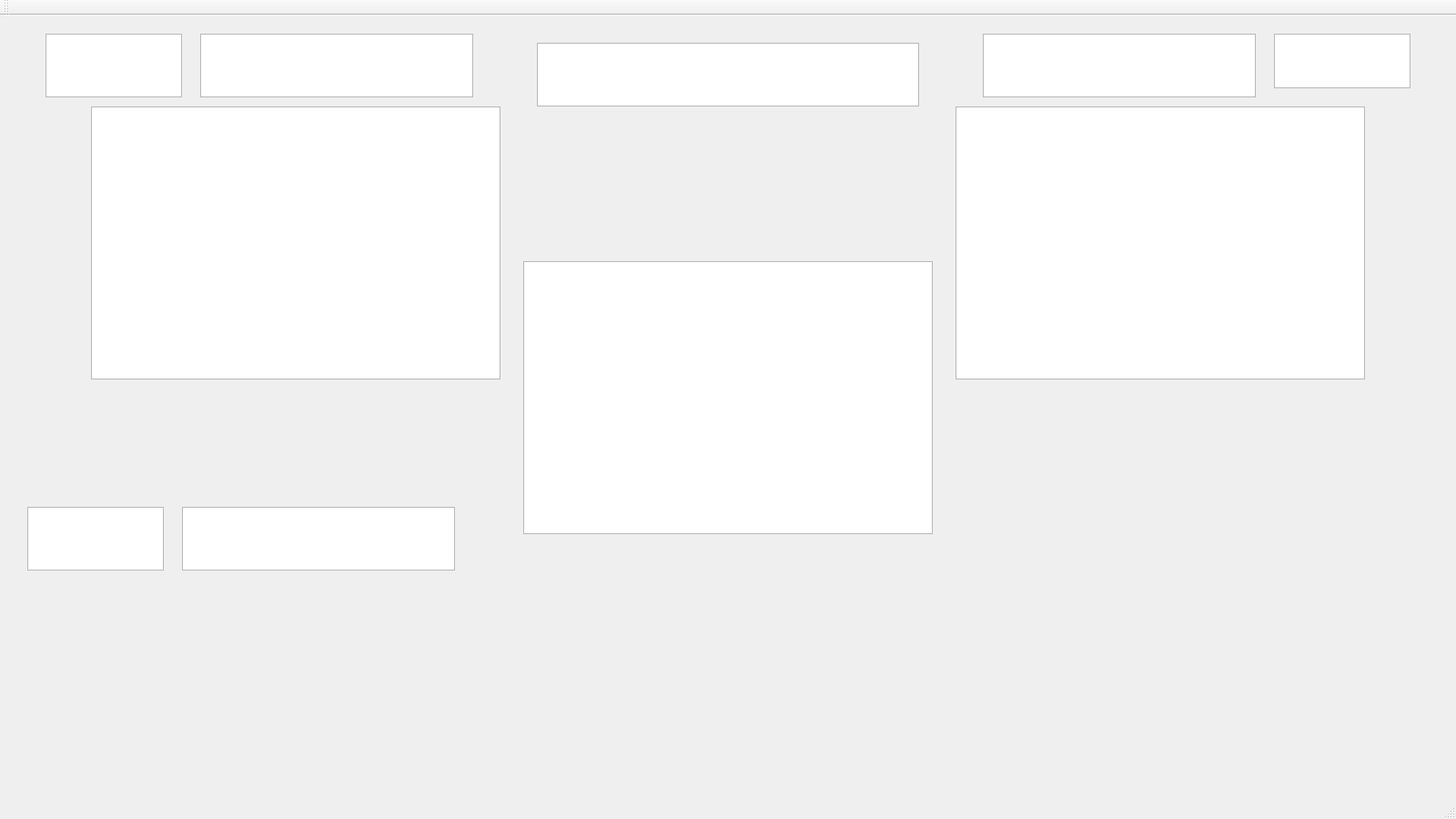
<?xml version="1.0" encoding="UTF-8"?>
<ui version="4.0">
 <class>MainWindow</class>
 <widget class="QMainWindow" name="MainWindow">
  <property name="geometry">
   <rect>
    <x>0</x>
    <y>0</y>
    <width>1600</width>
    <height>900</height>
   </rect>
  </property>
  <property name="windowTitle">
   <string>MainWindow</string>
  </property>
  <widget class="QWidget" name="centralWidget">
   <widget class="QPushButton" name="shoupai1">
    <property name="enabled">
     <bool>true</bool>
    </property>
    <property name="geometry">
     <rect>
      <x>280</x>
      <y>680</y>
      <width>75</width>
      <height>120</height>
     </rect>
    </property>
    <property name="text">
     <string/>
    </property>
    <property name="flat">
     <bool>true</bool>
    </property>
   </widget>
   <widget class="QPushButton" name="shoupai2">
    <property name="geometry">
     <rect>
      <x>355</x>
      <y>680</y>
      <width>75</width>
      <height>120</height>
     </rect>
    </property>
    <property name="text">
     <string/>
    </property>
    <property name="flat">
     <bool>true</bool>
    </property>
   </widget>
   <widget class="QPushButton" name="shoupai3">
    <property name="geometry">
     <rect>
      <x>430</x>
      <y>680</y>
      <width>75</width>
      <height>120</height>
     </rect>
    </property>
    <property name="text">
     <string/>
    </property>
    <property name="flat">
     <bool>true</bool>
    </property>
   </widget>
   <widget class="QPushButton" name="shoupai4">
    <property name="geometry">
     <rect>
      <x>505</x>
      <y>680</y>
      <width>75</width>
      <height>120</height>
     </rect>
    </property>
    <property name="text">
     <string/>
    </property>
    <property name="flat">
     <bool>true</bool>
    </property>
   </widget>
   <widget class="QPushButton" name="shoupai5">
    <property name="geometry">
     <rect>
      <x>580</x>
      <y>680</y>
      <width>75</width>
      <height>120</height>
     </rect>
    </property>
    <property name="text">
     <string/>
    </property>
    <property name="flat">
     <bool>true</bool>
    </property>
   </widget>
   <widget class="QPushButton" name="shoupai6">
    <property name="geometry">
     <rect>
      <x>655</x>
      <y>680</y>
      <width>75</width>
      <height>120</height>
     </rect>
    </property>
    <property name="text">
     <string/>
    </property>
    <property name="flat">
     <bool>true</bool>
    </property>
   </widget>
   <widget class="QPushButton" name="shoupai7">
    <property name="geometry">
     <rect>
      <x>730</x>
      <y>680</y>
      <width>75</width>
      <height>120</height>
     </rect>
    </property>
    <property name="text">
     <string/>
    </property>
    <property name="flat">
     <bool>true</bool>
    </property>
   </widget>
   <widget class="QPushButton" name="shoupai8">
    <property name="geometry">
     <rect>
      <x>805</x>
      <y>680</y>
      <width>75</width>
      <height>120</height>
     </rect>
    </property>
    <property name="text">
     <string/>
    </property>
    <property name="flat">
     <bool>true</bool>
    </property>
   </widget>
   <widget class="QPushButton" name="shoupai9">
    <property name="geometry">
     <rect>
      <x>880</x>
      <y>680</y>
      <width>75</width>
      <height>120</height>
     </rect>
    </property>
    <property name="text">
     <string/>
    </property>
    <property name="flat">
     <bool>true</bool>
    </property>
   </widget>
   <widget class="QPushButton" name="shoupai10">
    <property name="geometry">
     <rect>
      <x>955</x>
      <y>680</y>
      <width>75</width>
      <height>120</height>
     </rect>
    </property>
    <property name="text">
     <string/>
    </property>
    <property name="flat">
     <bool>true</bool>
    </property>
   </widget>
   <widget class="QPushButton" name="shoupai11">
    <property name="geometry">
     <rect>
      <x>1030</x>
      <y>680</y>
      <width>75</width>
      <height>120</height>
     </rect>
    </property>
    <property name="text">
     <string/>
    </property>
    <property name="flat">
     <bool>true</bool>
    </property>
   </widget>
   <widget class="QPushButton" name="shoupai12">
    <property name="geometry">
     <rect>
      <x>1105</x>
      <y>680</y>
      <width>75</width>
      <height>120</height>
     </rect>
    </property>
    <property name="text">
     <string/>
    </property>
    <property name="flat">
     <bool>true</bool>
    </property>
   </widget>
   <widget class="QPushButton" name="shoupai13">
    <property name="geometry">
     <rect>
      <x>1180</x>
      <y>680</y>
      <width>75</width>
      <height>120</height>
     </rect>
    </property>
    <property name="text">
     <string/>
    </property>
    <property name="flat">
     <bool>true</bool>
    </property>
   </widget>
   <widget class="QPushButton" name="shoupai14">
    <property name="geometry">
     <rect>
      <x>1340</x>
      <y>680</y>
      <width>75</width>
      <height>120</height>
     </rect>
    </property>
    <property name="text">
     <string/>
    </property>
    <property name="flat">
     <bool>true</bool>
    </property>
   </widget>
   <widget class="QListWidget" name="listWidget">
    <property name="geometry">
     <rect>
      <x>575</x>
      <y>270</y>
      <width>450</width>
      <height>300</height>
     </rect>
    </property>
    <property name="viewMode">
     <enum>QListView::IconMode</enum>
    </property>
    <item>
     <property name="text">
      <string/>
     </property>
    </item>
   </widget>
   <widget class="QPushButton" name="skip">
    <property name="geometry">
     <rect>
      <x>1130</x>
      <y>580</y>
      <width>180</width>
      <height>70</height>
     </rect>
    </property>
    <property name="text">
     <string/>
    </property>
    <property name="flat">
     <bool>true</bool>
    </property>
   </widget>
   <widget class="QPushButton" name="mingpai1">
    <property name="geometry">
     <rect>
      <x>930</x>
      <y>580</y>
      <width>180</width>
      <height>70</height>
     </rect>
    </property>
    <property name="text">
     <string/>
    </property>
    <property name="flat">
     <bool>true</bool>
    </property>
   </widget>
   <widget class="QPushButton" name="mingpai2">
    <property name="geometry">
     <rect>
      <x>730</x>
      <y>580</y>
      <width>180</width>
      <height>70</height>
     </rect>
    </property>
    <property name="text">
     <string/>
    </property>
    <property name="flat">
     <bool>true</bool>
    </property>
   </widget>
   <widget class="QListWidget" name="listWidget_2">
    <property name="geometry">
     <rect>
      <x>1050</x>
      <y>100</y>
      <width>450</width>
      <height>300</height>
     </rect>
    </property>
    <property name="viewMode">
     <enum>QListView::IconMode</enum>
    </property>
    <item>
     <property name="text">
      <string/>
     </property>
    </item>
   </widget>
   <widget class="QListWidget" name="listWidget_3">
    <property name="geometry">
     <rect>
      <x>100</x>
      <y>100</y>
      <width>450</width>
      <height>300</height>
     </rect>
    </property>
    <property name="viewMode">
     <enum>QListView::IconMode</enum>
    </property>
    <item>
     <property name="text">
      <string/>
     </property>
    </item>
   </widget>
   <widget class="QListWidget" name="listWidget_4">
    <property name="geometry">
     <rect>
      <x>1080</x>
      <y>20</y>
      <width>300</width>
      <height>70</height>
     </rect>
    </property>
    <property name="viewMode">
     <enum>QListView::IconMode</enum>
    </property>
   </widget>
   <widget class="QListWidget" name="listWidget_5">
    <property name="geometry">
     <rect>
      <x>1400</x>
      <y>20</y>
      <width>150</width>
      <height>60</height>
     </rect>
    </property>
    <property name="viewMode">
     <enum>QListView::IconMode</enum>
    </property>
   </widget>
   <widget class="QListWidget" name="listWidget_6">
    <property name="geometry">
     <rect>
      <x>220</x>
      <y>20</y>
      <width>300</width>
      <height>70</height>
     </rect>
    </property>
    <property name="viewMode">
     <enum>QListView::IconMode</enum>
    </property>
   </widget>
   <widget class="QListWidget" name="listWidget_7">
    <property name="geometry">
     <rect>
      <x>50</x>
      <y>20</y>
      <width>150</width>
      <height>70</height>
     </rect>
    </property>
    <property name="viewMode">
     <enum>QListView::IconMode</enum>
    </property>
   </widget>
   <widget class="QListWidget" name="listWidget_8">
    <property name="geometry">
     <rect>
      <x>30</x>
      <y>540</y>
      <width>150</width>
      <height>70</height>
     </rect>
    </property>
    <property name="viewMode">
     <enum>QListView::IconMode</enum>
    </property>
   </widget>
   <widget class="QListWidget" name="listWidget_9">
    <property name="geometry">
     <rect>
      <x>200</x>
      <y>540</y>
      <width>300</width>
      <height>70</height>
     </rect>
    </property>
    <property name="viewMode">
     <enum>QListView::IconMode</enum>
    </property>
   </widget>
   <widget class="QPushButton" name="mingpai3">
    <property name="geometry">
     <rect>
      <x>530</x>
      <y>580</y>
      <width>180</width>
      <height>70</height>
     </rect>
    </property>
    <property name="text">
     <string/>
    </property>
    <property name="flat">
     <bool>true</bool>
    </property>
   </widget>
   <widget class="QPushButton" name="mingpai4">
    <property name="geometry">
     <rect>
      <x>1130</x>
      <y>470</y>
      <width>180</width>
      <height>85</height>
     </rect>
    </property>
    <property name="text">
     <string/>
    </property>
    <property name="flat">
     <bool>true</bool>
    </property>
   </widget>
   <widget class="QListWidget" name="listWidget_10">
    <property name="geometry">
     <rect>
      <x>590</x>
      <y>30</y>
      <width>420</width>
      <height>70</height>
     </rect>
    </property>
    <property name="viewMode">
     <enum>QListView::IconMode</enum>
    </property>
   </widget>
   <zorder>shoupai4</zorder>
   <zorder>shoupai1</zorder>
   <zorder>shoupai2</zorder>
   <zorder>shoupai3</zorder>
   <zorder>shoupai5</zorder>
   <zorder>shoupai6</zorder>
   <zorder>shoupai7</zorder>
   <zorder>shoupai8</zorder>
   <zorder>shoupai9</zorder>
   <zorder>shoupai10</zorder>
   <zorder>shoupai11</zorder>
   <zorder>shoupai12</zorder>
   <zorder>shoupai13</zorder>
   <zorder>shoupai14</zorder>
   <zorder>listWidget</zorder>
   <zorder>skip</zorder>
   <zorder>mingpai1</zorder>
   <zorder>mingpai2</zorder>
   <zorder>listWidget_2</zorder>
   <zorder>listWidget_3</zorder>
   <zorder>listWidget_4</zorder>
   <zorder>listWidget_5</zorder>
   <zorder>listWidget_6</zorder>
   <zorder>listWidget_7</zorder>
   <zorder>listWidget_8</zorder>
   <zorder>listWidget_9</zorder>
   <zorder>mingpai3</zorder>
   <zorder>mingpai4</zorder>
   <zorder>listWidget_10</zorder>
  </widget>
  <widget class="QMenuBar" name="menuBar">
   <property name="geometry">
    <rect>
     <x>0</x>
     <y>0</y>
     <width>1600</width>
     <height>17</height>
    </rect>
   </property>
  </widget>
  <widget class="QToolBar" name="mainToolBar">
   <attribute name="toolBarArea">
    <enum>TopToolBarArea</enum>
   </attribute>
   <attribute name="toolBarBreak">
    <bool>false</bool>
   </attribute>
  </widget>
  <widget class="QStatusBar" name="statusBar"/>
 </widget>
 <layoutdefault spacing="6" margin="11"/>
 <resources/>
 <connections/>
</ui>
